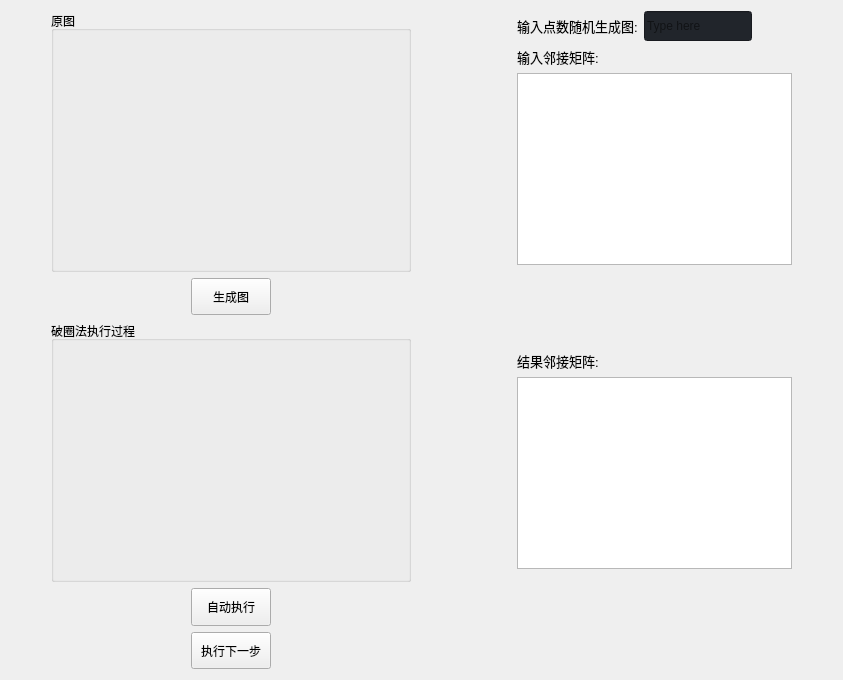
                     <widget class="QWidget" name="po_page">
                      <layout class="QHBoxLayout" name="horizontalLayout_12" stretch="0,1,0,1,0">
                       <item>
                        <spacer name="horizontalSpacer_92">
                         <property name="orientation">
                          <enum>Qt::Horizontal</enum>
                         </property>
                         <property name="sizeType">
                          <enum>QSizePolicy::Fixed</enum>
                         </property>
                         <property name="sizeHint" stdset="0">
                          <size>
                           <width>40</width>
                           <height>20</height>
                          </size>
                         </property>
                        </spacer>
                       </item>
                       <item>
                        <layout class="QVBoxLayout" name="verticalLayout_44" stretch="7,1,7,1,1">
                         <item>
                          <widget class="QGroupBox" name="groupBox_po">
                           <property name="title">
                            <string>原图</string>
                           </property>
                          </widget>
                         </item>
                         <item>
                          <layout class="QHBoxLayout" name="horizontalLayout_61">
                           <item>
                            <spacer name="horizontalSpacer_85">
                             <property name="orientation">
                              <enum>Qt::Horizontal</enum>
                             </property>
                             <property name="sizeType">
                              <enum>QSizePolicy::Fixed</enum>
                             </property>
                             <property name="sizeHint" stdset="0">
                              <size>
                               <width>140</width>
                               <height>20</height>
                              </size>
                             </property>
                            </spacer>
                           </item>
                           <item>
                            <widget class="QPushButton" name="btn_gpo">
                             <property name="sizePolicy">
                              <sizepolicy hsizetype="Minimum" vsizetype="Preferred">
                               <horstretch>0</horstretch>
                               <verstretch>0</verstretch>
                              </sizepolicy>
                             </property>
                             <property name="text">
                              <string>生成图</string>
                             </property>
                            </widget>
                           </item>
                           <item>
                            <spacer name="horizontalSpacer_86">
                             <property name="orientation">
                              <enum>Qt::Horizontal</enum>
                             </property>
                             <property name="sizeType">
                              <enum>QSizePolicy::Fixed</enum>
                             </property>
                             <property name="sizeHint" stdset="0">
                              <size>
                               <width>140</width>
                               <height>20</height>
                              </size>
                             </property>
                            </spacer>
                           </item>
                          </layout>
                         </item>
                         <item>
                          <widget class="QGroupBox" name="groupBox_po2">
                           <property name="title">
                            <string>破圈法执行过程</string>
                           </property>
                          </widget>
                         </item>
                         <item>
                          <layout class="QHBoxLayout" name="horizontalLayout_62">
                           <item>
                            <spacer name="horizontalSpacer_87">
                             <property name="orientation">
                              <enum>Qt::Horizontal</enum>
                             </property>
                             <property name="sizeType">
                              <enum>QSizePolicy::Fixed</enum>
                             </property>
                             <property name="sizeHint" stdset="0">
                              <size>
                               <width>140</width>
                               <height>20</height>
                              </size>
                             </property>
                            </spacer>
                           </item>
                           <item>
                            <widget class="QPushButton" name="btn_epo">
                             <property name="sizePolicy">
                              <sizepolicy hsizetype="Minimum" vsizetype="Preferred">
                               <horstretch>0</horstretch>
                               <verstretch>0</verstretch>
                              </sizepolicy>
                             </property>
                             <property name="text">
                              <string>自动执行</string>
                             </property>
                            </widget>
                           </item>
                           <item>
                            <spacer name="horizontalSpacer_88">
                             <property name="orientation">
                              <enum>Qt::Horizontal</enum>
                             </property>
                             <property name="sizeType">
                              <enum>QSizePolicy::Fixed</enum>
                             </property>
                             <property name="sizeHint" stdset="0">
                              <size>
                               <width>140</width>
                               <height>20</height>
                              </size>
                             </property>
                            </spacer>
                           </item>
                          </layout>
                         </item>
                         <item>
                          <layout class="QHBoxLayout" name="horizontalLayout_63">
                           <item>
                            <spacer name="horizontalSpacer_89">
                             <property name="orientation">
                              <enum>Qt::Horizontal</enum>
                             </property>
                             <property name="sizeType">
                              <enum>QSizePolicy::Fixed</enum>
                             </property>
                             <property name="sizeHint" stdset="0">
                              <size>
                               <width>140</width>
                               <height>20</height>
                              </size>
                             </property>
                            </spacer>
                           </item>
                           <item>
                            <widget class="QPushButton" name="btn_npo">
                             <property name="sizePolicy">
                              <sizepolicy hsizetype="Minimum" vsizetype="Preferred">
                               <horstretch>0</horstretch>
                               <verstretch>0</verstretch>
                              </sizepolicy>
                             </property>
                             <property name="text">
                              <string>执行下一步</string>
                             </property>
                            </widget>
                           </item>
                           <item>
                            <spacer name="horizontalSpacer_90">
                             <property name="orientation">
                              <enum>Qt::Horizontal</enum>
                             </property>
                             <property name="sizeType">
                              <enum>QSizePolicy::Fixed</enum>
                             </property>
                             <property name="sizeHint" stdset="0">
                              <size>
                               <width>140</width>
                               <height>20</height>
                              </size>
                             </property>
                            </spacer>
                           </item>
                          </layout>
                         </item>
                        </layout>
                       </item>
                       <item>
                        <spacer name="horizontalSpacer_93">
                         <property name="orientation">
                          <enum>Qt::Horizontal</enum>
                         </property>
                         <property name="sizeType">
                          <enum>QSizePolicy::Fixed</enum>
                         </property>
                         <property name="sizeHint" stdset="0">
                          <size>
                           <width>100</width>
                           <height>20</height>
                          </size>
                         </property>
                        </spacer>
                       </item>
                       <item>
                        <layout class="QVBoxLayout" name="verticalLayout_45">
                         <item>
                          <layout class="QHBoxLayout" name="horizontalLayout_64">
                           <item>
                            <widget class="QLabel" name="labelBoxBlenderInstalation_42">
                             <property name="font">
                              <font>
                               <family>Segoe UI</family>
                               <pointsize>10</pointsize>
                               <italic>false</italic>
                               <bold>false</bold>
                              </font>
                             </property>
                             <property name="styleSheet">
                              <string notr="true"/>
                             </property>
                             <property name="text">
                              <string>输入点数随机生成图:</string>
                             </property>
                            </widget>
                           </item>
                           <item>
                            <widget class="QLineEdit" name="lineEdit_po">
                             <property name="minimumSize">
                              <size>
                               <width>0</width>
                               <height>30</height>
                              </size>
                             </property>
                             <property name="styleSheet">
                              <string notr="true">background-color: rgb(33, 37, 43);</string>
                             </property>
                             <property name="text">
                              <string/>
                             </property>
                             <property name="placeholderText">
                              <string>Type here</string>
                             </property>
                            </widget>
                           </item>
                           <item>
                            <spacer name="horizontalSpacer_91">
                             <property name="orientation">
                              <enum>Qt::Horizontal</enum>
                             </property>
                             <property name="sizeHint" stdset="0">
                              <size>
                               <width>40</width>
                               <height>20</height>
                              </size>
                             </property>
                            </spacer>
                           </item>
                          </layout>
                         </item>
                         <item>
                          <widget class="QLabel" name="labelBoxBlenderInstalation_43">
                           <property name="font">
                            <font>
                             <family>Segoe UI</family>
                             <pointsize>10</pointsize>
                             <italic>false</italic>
                             <bold>false</bold>
                            </font>
                           </property>
                           <property name="styleSheet">
                            <string notr="true"/>
                           </property>
                           <property name="text">
                            <string>输入邻接矩阵:</string>
                           </property>
                          </widget>
                         </item>
                         <item>
                          <widget class="QPlainTextEdit" name="plainTextEdit_po"/>
                         </item>
                         <item>
                          <spacer name="verticalSpacer_17">
                           <property name="orientation">
                            <enum>Qt::Vertical</enum>
                           </property>
                           <property name="sizeType">
                            <enum>QSizePolicy::Fixed</enum>
                           </property>
                           <property name="sizeHint" stdset="0">
                            <size>
                             <width>20</width>
                             <height>80</height>
                            </size>
                           </property>
                          </spacer>
                         </item>
                         <item>
                          <widget class="QLabel" name="labelBoxBlenderInstalation_44">
                           <property name="font">
                            <font>
                             <family>Segoe UI</family>
                             <pointsize>10</pointsize>
                             <italic>false</italic>
                             <bold>false</bold>
                            </font>
                           </property>
                           <property name="styleSheet">
                            <string notr="true"/>
                           </property>
                           <property name="text">
                            <string>结果邻接矩阵:</string>
                           </property>
                          </widget>
                         </item>
                         <item>
                          <widget class="QPlainTextEdit" name="plainTextEdit_po2"/>
                         </item>
                         <item>
                          <spacer name="verticalSpacer_18">
                           <property name="orientation">
                            <enum>Qt::Vertical</enum>
                           </property>
                           <property name="sizeType">
                            <enum>QSizePolicy::Fixed</enum>
                           </property>
                           <property name="sizeHint" stdset="0">
                            <size>
                             <width>20</width>
                             <height>100</height>
                            </size>
                           </property>
                          </spacer>
                         </item>
                        </layout>
                       </item>
                       <item>
                        <spacer name="horizontalSpacer_94">
                         <property name="orientation">
                          <enum>Qt::Horizontal</enum>
                         </property>
                         <property name="sizeType">
                          <enum>QSizePolicy::Fixed</enum>
                         </property>
                         <property name="sizeHint" stdset="0">
                          <size>
                           <width>40</width>
                           <height>20</height>
                          </size>
                         </property>
                        </spacer>
                       </item>
                      </layout>
                     </widget>
